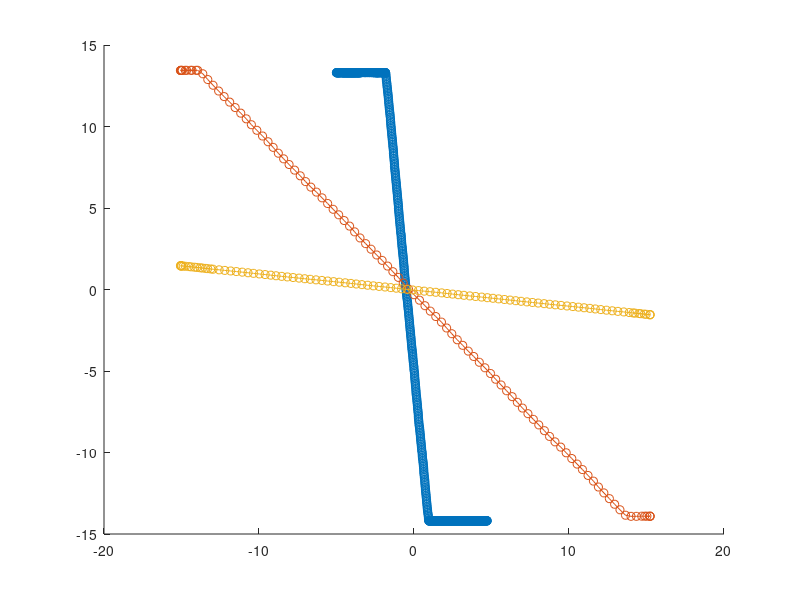

Source code (MATLAB): (Note: this script raises an error after producing the figure.)
clear all;
close all;
D1=csvread('dcsweep_ca_c1.csv');
D2=csvread('dcsweep_ca_c2.csv');
D3=csvread('dcsweep_ca_c3.csv');
D1=D1(:,2:3);
D2=D2(:,2:3);
D3=D3(:,2:3);
hold on
plot(D1(:,1),D1(:,2),'-o')
plot(D2(:,1),D2(:,2),'-o')
plot(D3(:,1),D3(:,2),'-o')
formataxes('', 'Tensi\''on de entrada (V)','Tensi\''on de salida (V)', ... % titulo y ejes
                    'Caso-1','Caso-2','Caso-3')% legends
hold off